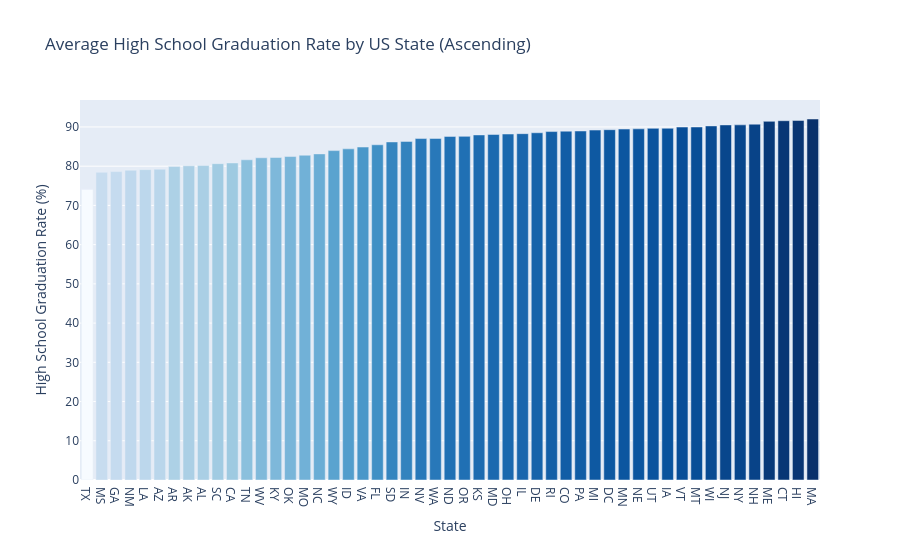

Notebook code cell kept with this figure:
### Markdown cell above
# Chart the High School Graduation Rate by US State

Show the High School Graduation Rate in ascending order of US States. Which state has the lowest high school graduation rate? Which state has the highest?

### Code cell
hs_by_state = df_pct_completed_hs.groupby('Geographic Area')['percent_completed_hs'].mean().sort_values()

bar = px.bar(
    hs_by_state,
    x=hs_by_state.index,
    y=hs_by_state.values,
    title='Average High School Graduation Rate by US State (Ascending)',
    labels={'x': 'State', 'y': 'High School Graduation Rate (%)'},
    color=hs_by_state.values,
    color_continuous_scale='Blues',
)
bar.update_layout(xaxis={'categoryorder': 'total ascending'}, coloraxis_showscale=False)
bar.show()

### Figure 1 — Plotly figure (JSON) as saved in the notebook; plotly's stock layout.template omitted (floating-point values rounded to 4 significant figures)
{"data": [{"hovertemplate": "State=%{x}<br>High School Graduation Rate (%)=%{y}<br>color=%{marker.color}<extra></extra>", "legendgroup": "", "marker": {"color": [74.09, 78.47, 78.63, 78.97, 79.12, 79.22, 79.95, 80.1, 80.16, 80.65, 80.82, 81.63, 82.14, 82.22, 82.46, 82.79, 83.14, 83.97, 84.42, 84.88, 85.46, 86.18, 86.32, 87.05, 87.07, 87.6, 87.6, 87.97, 88.08, 88.2, 88.29, 88.52, 88.82, 88.93, 88.97, 89.21, 89.3, 89.47, 89.52, 89.64, 89.67, 89.98, 89.99, 90.26, 90.52, 90.54, 90.71, 91.43, 91.59, 91.67, 92.03], "coloraxis": "coloraxis", "pattern": {"shape": ""}}, "name": "", "orientation": "v", "showlegend": false, "textposition": "auto", "type": "bar", "x": ["TX", "MS", "GA", "NM", "LA", "AZ", "AR", "AK", "AL", "SC", "CA", "TN", "WV", "KY", "OK", "MO", "NC", "WY", "ID", "VA", "FL", "SD", "IN", "NV", "WA", "ND", "OR", "KS", "MD", "OH", "IL", "DE", "RI", "CO", "PA", "MI", "DC", "MN", "NE", "UT", "IA", "VT", "MT", "WI", "NJ", "NY", "NH", "ME", "CT", "HI", "MA"], "xaxis": "x", "y": [74.09, 78.47, 78.63, 78.97, 79.12, 79.22, 79.95, 80.1, 80.16, 80.65, 80.82, 81.63, 82.14, 82.22, 82.46, 82.79, 83.14, 83.97, 84.42, 84.88, 85.46, 86.18, 86.32, 87.05, 87.07, 87.6, 87.6, 87.97, 88.08, 88.2, 88.29, 88.52, 88.82, 88.93, 88.97, 89.21, 89.3, 89.47, 89.52, 89.64, 89.67, 89.98, 89.99, 90.26, 90.52, 90.54, 90.71, 91.43, 91.59, 91.67, 92.03], "yaxis": "y"}], "layout": {"barmode": "relative", "coloraxis": {"autocolorscale": false, "colorbar": {"title": {"text": "color"}}, "colorscale": [[0, "rgb(247,251,255)"], [0.125, "rgb(222,235,247)"], [0.25, "rgb(198,219,239)"], [0.375, "rgb(158,202,225)"], [0.5, "rgb(107,174,214)"], [0.625, "rgb(66,146,198)"], [0.75, "rgb(33,113,181)"], [0.875, "rgb(8,81,156)"], [1, "rgb(8,48,107)"]], "showscale": false}, "legend": {"tracegroupgap": 0}, "title": {"text": "Average High School Graduation Rate by US State (Ascending)"}, "xaxis": {"anchor": "y", "categoryorder": "total ascending", "domain": [0, 1], "title": {"text": "State"}}, "yaxis": {"anchor": "x", "domain": [0, 1], "title": {"text": "High School Graduation Rate (%)"}}}}
